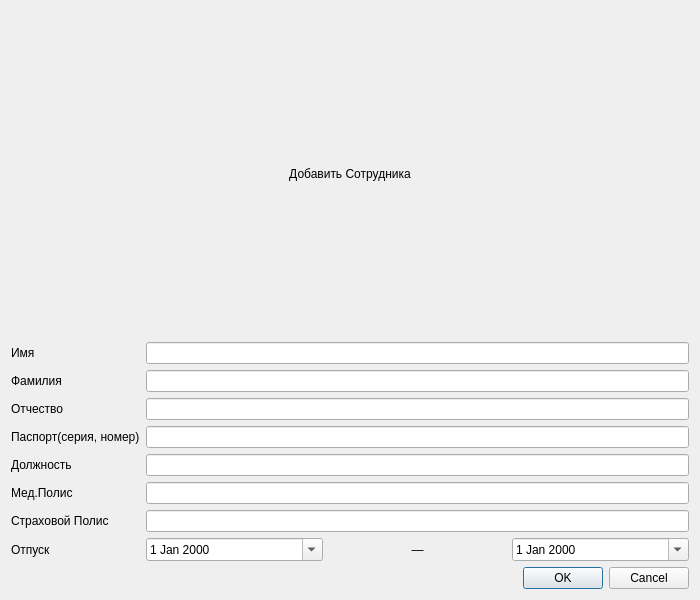
<?xml version="1.0" encoding="UTF-8"?>
<ui version="4.0">
 <class>AddEmployeeDialog</class>
 <widget class="QDialog" name="AddEmployeeDialog">
  <property name="geometry">
   <rect>
    <x>0</x>
    <y>0</y>
    <width>700</width>
    <height>600</height>
   </rect>
  </property>
  <property name="windowTitle">
   <string>Добавить Сотрудника</string>
  </property>
  <layout class="QVBoxLayout" name="verticalLayout">
   <item>
    <widget class="QLabel" name="headerLabel">
     <property name="text">
      <string>Добавить Сотрудника</string>
     </property>
     <property name="alignment">
      <set>Qt::AlignCenter</set>
     </property>
    </widget>
   </item>
   <item>
    <layout class="QGridLayout" name="gridLayout">
     <item row="0" column="0">
      <widget class="QLabel" name="labelName">
       <property name="text">
        <string>Имя</string>
       </property>
      </widget>
     </item>
     <item row="0" column="1">
      <widget class="QLineEdit" name="lineEditName"/>
     </item>
     <item row="1" column="0">
      <widget class="QLabel" name="labelSurname">
       <property name="text">
        <string>Фамилия</string>
       </property>
      </widget>
     </item>
     <item row="1" column="1">
      <widget class="QLineEdit" name="lineEditSurname"/>
     </item>
     <item row="2" column="0">
      <widget class="QLabel" name="labelPatronymic">
       <property name="text">
        <string>Отчество</string>
       </property>
      </widget>
     </item>
     <item row="2" column="1">
      <widget class="QLineEdit" name="lineEditPatronymic"/>
     </item>
     <item row="3" column="0">
      <widget class="QLabel" name="labelPassport">
       <property name="text">
        <string>Паспорт(серия, номер)</string>
       </property>
      </widget>
     </item>
     <item row="3" column="1">
      <widget class="QLineEdit" name="lineEditPassport"/>
     </item>
     <item row="4" column="0">
      <widget class="QLabel" name="labelJobTitle">
       <property name="text">
        <string>Должность</string>
       </property>
      </widget>
     </item>
     <item row="4" column="1">
      <widget class="QLineEdit" name="lineEditJobTitle"/>
     </item>
     <item row="5" column="0">
      <widget class="QLabel" name="labelMedicalPolicy">
       <property name="text">
        <string>Мед.Полис</string>
       </property>
      </widget>
     </item>
     <item row="5" column="1">
      <widget class="QLineEdit" name="lineEditMedicalPolicy"/>
     </item>
     <item row="6" column="0">
      <widget class="QLabel" name="labelInsurancePolicy">
       <property name="text">
        <string>Страховой Полис</string>
       </property>
      </widget>
     </item>
     <item row="6" column="1">
      <widget class="QLineEdit" name="lineEditInsurancePolicy"/>
     </item>
     <item row="7" column="0">
      <widget class="QLabel" name="labelVacation">
       <property name="text">
        <string>Отпуск</string>
       </property>
      </widget>
     </item>
     <item row="7" column="1">
      <layout class="QHBoxLayout">
       <item>
        <widget class="QDateEdit" name="dateEditVacationStart">
         <property name="calendarPopup">
          <bool>true</bool>
         </property>
        </widget>
       </item>
       <item>
        <widget class="QLabel" name="labelTo">
         <property name="text">
          <string>—</string>
         </property>
         <property name="alignment">
          <set>Qt::AlignCenter</set>
         </property>
        </widget>
       </item>
       <item>
        <widget class="QDateEdit" name="dateEditVacationEnd">
         <property name="calendarPopup">
          <bool>true</bool>
         </property>
        </widget>
       </item>
      </layout>
     </item>
    </layout>
   </item>
   <item>
    <widget class="QDialogButtonBox" name="buttonBox">
     <property name="standardButtons">
      <set>QDialogButtonBox::Cancel|QDialogButtonBox::Ok</set>
     </property>
    </widget>
   </item>
  </layout>
 </widget>
 <resources/>
 <connections/>
</ui>
